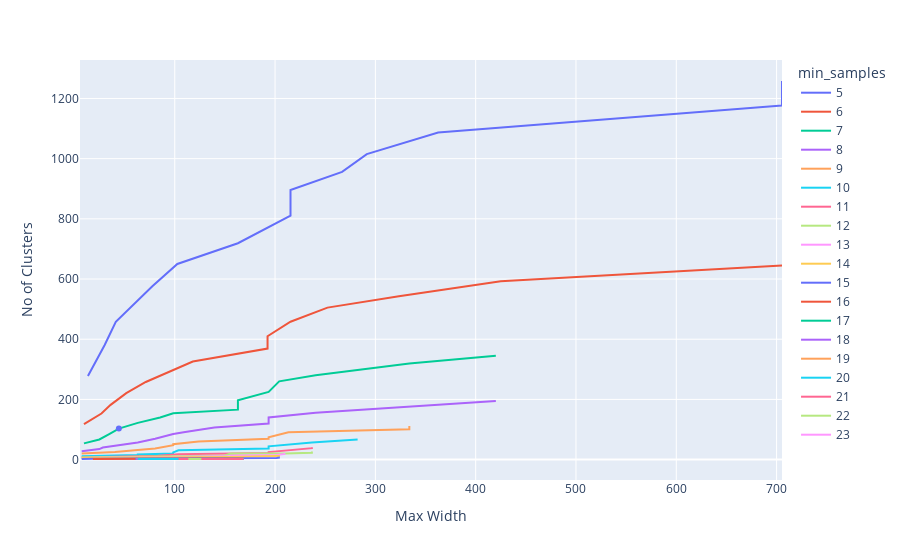

Notebook code cell kept with this figure:
### Code cell
fig = px.line(df_cluster_stats_w_clusters,
              x="Max Width", y="No of Clusters",
              color="min_samples",
              line_group="min_samples",
              hover_name="min_samples",
             hover_data=['eps', 'min_samples'])

eps_consition = df_cluster_stats_w_clusters['eps']==20
min_sample_cond = df_cluster_stats_w_clusters['min_samples']==7

fig2 = px.scatter(df_cluster_stats_w_clusters.loc[eps_consition & min_sample_cond],
                  x="Max Width", y="No of Clusters",
                 hover_data=['eps', 'min_samples',"Max Width","No of Clusters"])

fig.add_trace(fig2.data[0])
# fig.show()

fig.show()

### Figure 1 — Plotly figure (JSON) as saved in the notebook; plotly's stock layout.template omitted (floating-point values rounded to 4 significant figures)
{"data": [{"customdata": [[5, 5], [10, 5], [15, 5], [20, 5], [25, 5], [30, 5], [35, 5], [40, 5], [45, 5], [50, 5], [55, 5], [60, 5], [65, 5], [70, 5]], "hovertemplate": "<b>%{hovertext}</b><br><br>min_samples=%{customdata[1]}<br>Max Width=%{x}<br>No of Clusters=%{y}<br>eps=%{customdata[0]}<extra></extra>", "hovertext": [5, 5, 5, 5, 5, 5, 5, 5, 5, 5, 5, 5, 5, 5], "legendgroup": "5", "line": {"color": "#636efa", "dash": "solid"}, "mode": "lines", "name": "5", "orientation": "v", "showlegend": true, "type": "scatter", "x": [13.45, 30.15, 41.23, 61.39, 77.67, 102.6, 163.0, 215.4, 215.4, 266.8, 291.5, 362.6, 705.4, 705.4], "xaxis": "x", "y": [278, 381, 458, 524, 576, 650, 719, 811, 896, 956, 1015, 1087, 1177, 1258], "yaxis": "y"}, {"customdata": [[5, 6], [10, 6], [15, 6], [20, 6], [25, 6], [30, 6], [35, 6], [40, 6], [45, 6], [50, 6], [55, 6], [60, 6], [65, 6], [70, 6]], "hovertemplate": "<b>%{hovertext}</b><br><br>min_samples=%{customdata[1]}<br>Max Width=%{x}<br>No of Clusters=%{y}<br>eps=%{customdata[0]}<extra></extra>", "hovertext": [6, 6, 6, 6, 6, 6, 6, 6, 6, 6, 6, 6, 6, 6], "legendgroup": "6", "line": {"color": "#EF553B", "dash": "solid"}, "mode": "lines", "name": "6", "orientation": "v", "showlegend": true, "type": "scatter", "x": [9.487, 26.93, 36.06, 51.66, 71.12, 94.94, 118.0, 192.5, 192.5, 215.4, 252.3, 323.4, 425, 705.4], "xaxis": "x", "y": [118, 153, 182, 221, 258, 293, 326, 369, 410, 458, 505, 543, 593, 645], "yaxis": "y"}, {"customdata": [[5, 7], [10, 7], [15, 7], [20, 7], [25, 7], [30, 7], [35, 7], [40, 7], [45, 7], [50, 7], [55, 7], [60, 7], [65, 7], [70, 7]], "hovertemplate": "<b>%{hovertext}</b><br><br>min_samples=%{customdata[1]}<br>Max Width=%{x}<br>No of Clusters=%{y}<br>eps=%{customdata[0]}<extra></extra>", "hovertext": [7, 7, 7, 7, 7, 7, 7, 7, 7, 7, 7, 7, 7, 7], "legendgroup": "7", "line": {"color": "#00cc96", "dash": "solid"}, "mode": "lines", "name": "7", "orientation": "v", "showlegend": true, "type": "scatter", "x": [9.487, 24.84, 34.21, 44.27, 63.13, 85.44, 98.49, 163.0, 163.0, 193.6, 204.1, 240.4, 333.9, 420.1], "xaxis": "x", "y": [54, 67, 84, 103, 122, 140, 154, 166, 197, 225, 260, 280, 319, 345], "yaxis": "y"}, {"customdata": [[5, 8], [10, 8], [15, 8], [20, 8], [25, 8], [30, 8], [35, 8], [40, 8], [45, 8], [50, 8], [55, 8], [60, 8], [65, 8], [70, 8]], "hovertemplate": "<b>%{hovertext}</b><br><br>min_samples=%{customdata[1]}<br>Max Width=%{x}<br>No of Clusters=%{y}<br>eps=%{customdata[0]}<extra></extra>", "hovertext": [8, 8, 8, 8, 8, 8, 8, 8, 8, 8, 8, 8, 8, 8], "legendgroup": "8", "line": {"color": "#ab63fa", "dash": "solid"}, "mode": "lines", "name": "8", "orientation": "v", "showlegend": true, "type": "scatter", "x": [7.211, 24.84, 28.28, 40.31, 63.13, 80.43, 98.49, 110.4, 139.5, 193.6, 193.6, 240.4, 333.9, 420.1], "xaxis": "x", "y": [28, 35, 40, 46, 57, 69, 85, 92, 107, 120, 140, 156, 176, 195], "yaxis": "y"}, {"customdata": [[5, 9], [10, 9], [15, 9], [20, 9], [25, 9], [30, 9], [35, 9], [40, 9], [45, 9], [50, 9], [55, 9], [60, 9], [65, 9], [70, 9]], "hovertemplate": "<b>%{hovertext}</b><br><br>min_samples=%{customdata[1]}<br>Max Width=%{x}<br>No of Clusters=%{y}<br>eps=%{customdata[0]}<extra></extra>", "hovertext": [9, 9, 9, 9, 9, 9, 9, 9, 9, 9, 9, 9, 9, 9], "legendgroup": "9", "line": {"color": "#FFA15A", "dash": "solid"}, "mode": "lines", "name": "9", "orientation": "v", "showlegend": true, "type": "scatter", "x": [7.211, 20, 25.61, 40.31, 63.13, 80.43, 98.49, 98.49, 123.7, 193.6, 193.6, 213.4, 333.9, 333.9], "xaxis": "x", "y": [20, 21, 23, 25, 32, 37, 48, 51, 60, 69, 74, 91, 101, 112], "yaxis": "y"}, {"customdata": [[5, 10], [10, 10], [15, 10], [20, 10], [25, 10], [30, 10], [35, 10], [40, 10], [45, 10], [50, 10], [55, 10], [60, 10], [65, 10], [70, 10]], "hovertemplate": "<b>%{hovertext}</b><br><br>min_samples=%{customdata[1]}<br>Max Width=%{x}<br>No of Clusters=%{y}<br>eps=%{customdata[0]}<extra></extra>", "hovertext": [10, 10, 10, 10, 10, 10, 10, 10, 10, 10, 10, 10, 10, 10], "legendgroup": "10", "line": {"color": "#19d3f3", "dash": "solid"}, "mode": "lines", "name": "10", "orientation": "v", "showlegend": true, "type": "scatter", "x": [7.211, 20, 25.61, 40.31, 63.13, 63.13, 98.49, 98.49, 103.7, 193.6, 193.6, 210.3, 236.7, 282.3], "xaxis": "x", "y": [11, 13, 14, 14, 15, 17, 20, 24, 31, 37, 44, 49, 57, 67], "yaxis": "y"}, {"customdata": [[5, 11], [10, 11], [15, 11], [20, 11], [25, 11], [30, 11], [35, 11], [40, 11], [45, 11], [50, 11], [55, 11], [60, 11], [65, 11], [70, 11]], "hovertemplate": "<b>%{hovertext}</b><br><br>min_samples=%{customdata[1]}<br>Max Width=%{x}<br>No of Clusters=%{y}<br>eps=%{customdata[0]}<extra></extra>", "hovertext": [11, 11, 11, 11, 11, 11, 11, 11, 11, 11, 11, 11, 11, 11], "legendgroup": "11", "line": {"color": "#FF6692", "dash": "solid"}, "mode": "lines", "name": "11", "orientation": "v", "showlegend": true, "type": "scatter", "x": [7.211, 7.211, 25.61, 40.31, 40.31, 63.13, 83.74, 83.74, 103.7, 193.6, 193.6, 210.3, 236.7, 236.7], "xaxis": "x", "y": [7, 7, 8, 9, 9, 10, 11, 13, 18, 22, 25, 30, 38, 41], "yaxis": "y"}, {"customdata": [[5, 12], [10, 12], [15, 12], [20, 12], [25, 12], [30, 12], [35, 12], [40, 12], [45, 12], [50, 12], [55, 12], [60, 12], [65, 12], [70, 12]], "hovertemplate": "<b>%{hovertext}</b><br><br>min_samples=%{customdata[1]}<br>Max Width=%{x}<br>No of Clusters=%{y}<br>eps=%{customdata[0]}<extra></extra>", "hovertext": [12, 12, 12, 12, 12, 12, 12, 12, 12, 12, 12, 12, 12, 12], "legendgroup": "12", "line": {"color": "#B6E880", "dash": "solid"}, "mode": "lines", "name": "12", "orientation": "v", "showlegend": true, "type": "scatter", "x": [7.211, 7.211, 25.61, 40.31, 40.31, 63.13, 63.13, 80.43, 103.7, 149.9, 155.7, 210.3, 236.7, 236.7], "xaxis": "x", "y": [7, 7, 8, 8, 8, 9, 9, 10, 12, 14, 20, 20, 23, 27], "yaxis": "y"}, {"customdata": [[5, 13], [10, 13], [15, 13], [20, 13], [25, 13], [30, 13], [35, 13], [40, 13], [45, 13], [50, 13], [55, 13], [60, 13], [65, 13], [70, 13]], "hovertemplate": "<b>%{hovertext}</b><br><br>min_samples=%{customdata[1]}<br>Max Width=%{x}<br>No of Clusters=%{y}<br>eps=%{customdata[0]}<extra></extra>", "hovertext": [13, 13, 13, 13, 13, 13, 13, 13, 13, 13, 13, 13, 13, 13], "legendgroup": "13", "line": {"color": "#FF97FF", "dash": "solid"}, "mode": "lines", "name": "13", "orientation": "v", "showlegend": true, "type": "scatter", "x": [7.211, 7.211, 7.211, 18.36, 40.31, 63.13, 63.13, 80.43, 103.7, 149.9, 155.7, 155.7, 201.6, 210.3], "xaxis": "x", "y": [5, 5, 5, 6, 7, 7, 7, 8, 8, 10, 12, 13, 15, 19], "yaxis": "y"}, {"customdata": [[5, 14], [10, 14], [15, 14], [20, 14], [25, 14], [30, 14], [35, 14], [40, 14], [45, 14], [50, 14], [55, 14], [60, 14], [65, 14], [70, 14]], "hovertemplate": "<b>%{hovertext}</b><br><br>min_samples=%{customdata[1]}<br>Max Width=%{x}<br>No of Clusters=%{y}<br>eps=%{customdata[0]}<extra></extra>", "hovertext": [14, 14, 14, 14, 14, 14, 14, 14, 14, 14, 14, 14, 14, 14], "legendgroup": "14", "line": {"color": "#FECB52", "dash": "solid"}, "mode": "lines", "name": "14", "orientation": "v", "showlegend": true, "type": "scatter", "x": [7.211, 7.211, 7.211, 18.36, 18.36, 18.36, 60.9, 63.13, 103.7, 118.0, 155.7, 155.7, 201.6, 204.8], "xaxis": "x", "y": [5, 5, 5, 6, 6, 6, 7, 7, 8, 9, 9, 9, 12, 12], "yaxis": "y"}, {"customdata": [[5, 15], [10, 15], [15, 15], [20, 15], [25, 15], [30, 15], [35, 15], [40, 15], [45, 15], [50, 15], [55, 15], [60, 15], [65, 15], [70, 15]], "hovertemplate": "<b>%{hovertext}</b><br><br>min_samples=%{customdata[1]}<br>Max Width=%{x}<br>No of Clusters=%{y}<br>eps=%{customdata[0]}<extra></extra>", "hovertext": [15, 15, 15, 15, 15, 15, 15, 15, 15, 15, 15, 15, 15, 15], "legendgroup": "15", "line": {"color": "#636efa", "dash": "solid"}, "mode": "lines", "name": "15", "orientation": "v", "showlegend": true, "type": "scatter", "x": [7.211, 7.211, 7.211, 18.36, 18.36, 18.36, 60.9, 63.13, 63.13, 110.1, 155.7, 155.7, 201.6, 204.8], "xaxis": "x", "y": [2, 2, 2, 3, 3, 3, 4, 4, 4, 5, 5, 5, 5, 7], "yaxis": "y"}, {"customdata": [[20, 16], [25, 16], [30, 16], [35, 16], [40, 16], [45, 16], [50, 16], [55, 16], [60, 16], [65, 16], [70, 16]], "hovertemplate": "<b>%{hovertext}</b><br><br>min_samples=%{customdata[1]}<br>Max Width=%{x}<br>No of Clusters=%{y}<br>eps=%{customdata[0]}<extra></extra>", "hovertext": [16, 16, 16, 16, 16, 16, 16, 16, 16, 16, 16], "legendgroup": "16", "line": {"color": "#EF553B", "dash": "solid"}, "mode": "lines", "name": "16", "orientation": "v", "showlegend": true, "type": "scatter", "x": [18.36, 18.36, 18.36, 60.9, 63.13, 63.13, 63.13, 155.7, 155.7, 155.7, 168.6], "xaxis": "x", "y": [2, 2, 2, 3, 3, 3, 3, 4, 4, 4, 4], "yaxis": "y"}, {"customdata": [[35, 17], [40, 17], [45, 17], [50, 17], [55, 17], [60, 17], [65, 17], [70, 17]], "hovertemplate": "<b>%{hovertext}</b><br><br>min_samples=%{customdata[1]}<br>Max Width=%{x}<br>No of Clusters=%{y}<br>eps=%{customdata[0]}<extra></extra>", "hovertext": [17, 17, 17, 17, 17, 17, 17, 17], "legendgroup": "17", "line": {"color": "#00cc96", "dash": "solid"}, "mode": "lines", "name": "17", "orientation": "v", "showlegend": true, "type": "scatter", "x": [60.9, 63.13, 63.13, 63.13, 155.7, 155.7, 155.7, 168.6], "xaxis": "x", "y": [2, 2, 2, 2, 3, 3, 3, 3], "yaxis": "y"}, {"customdata": [[35, 18], [40, 18], [45, 18], [50, 18], [55, 18], [60, 18], [65, 18], [70, 18]], "hovertemplate": "<b>%{hovertext}</b><br><br>min_samples=%{customdata[1]}<br>Max Width=%{x}<br>No of Clusters=%{y}<br>eps=%{customdata[0]}<extra></extra>", "hovertext": [18, 18, 18, 18, 18, 18, 18, 18], "legendgroup": "18", "line": {"color": "#ab63fa", "dash": "solid"}, "mode": "lines", "name": "18", "orientation": "v", "showlegend": true, "type": "scatter", "x": [60.9, 63.13, 63.13, 63.13, 155.7, 155.7, 155.7, 168.6], "xaxis": "x", "y": [2, 2, 2, 2, 2, 2, 3, 3], "yaxis": "y"}, {"customdata": [[40, 19], [45, 19], [50, 19], [55, 19], [60, 19], [65, 19], [70, 19]], "hovertemplate": "<b>%{hovertext}</b><br><br>min_samples=%{customdata[1]}<br>Max Width=%{x}<br>No of Clusters=%{y}<br>eps=%{customdata[0]}<extra></extra>", "hovertext": [19, 19, 19, 19, 19, 19, 19], "legendgroup": "19", "line": {"color": "#FFA15A", "dash": "solid"}, "mode": "lines", "name": "19", "orientation": "v", "showlegend": true, "type": "scatter", "x": [63.13, 63.13, 63.13, 103.7, 155.7, 155.7, 168.6], "xaxis": "x", "y": [2, 2, 2, 2, 2, 2, 3], "yaxis": "y"}, {"customdata": [[40, 20], [45, 20], [50, 20], [55, 20], [60, 20], [65, 20], [70, 20]], "hovertemplate": "<b>%{hovertext}</b><br><br>min_samples=%{customdata[1]}<br>Max Width=%{x}<br>No of Clusters=%{y}<br>eps=%{customdata[0]}<extra></extra>", "hovertext": [20, 20, 20, 20, 20, 20, 20], "legendgroup": "20", "line": {"color": "#19d3f3", "dash": "solid"}, "mode": "lines", "name": "20", "orientation": "v", "showlegend": true, "type": "scatter", "x": [63.13, 63.13, 63.13, 103.7, 155.7, 155.7, 168.6], "xaxis": "x", "y": [2, 2, 2, 2, 2, 2, 2], "yaxis": "y"}, {"customdata": [[55, 21], [60, 21], [65, 21], [70, 21]], "hovertemplate": "<b>%{hovertext}</b><br><br>min_samples=%{customdata[1]}<br>Max Width=%{x}<br>No of Clusters=%{y}<br>eps=%{customdata[0]}<extra></extra>", "hovertext": [21, 21, 21, 21], "legendgroup": "21", "line": {"color": "#FF6692", "dash": "solid"}, "mode": "lines", "name": "21", "orientation": "v", "showlegend": true, "type": "scatter", "x": [103.7, 155.7, 155.7, 168.6], "xaxis": "x", "y": [2, 2, 2, 2], "yaxis": "y"}, {"customdata": [[65, 22], [70, 22]], "hovertemplate": "<b>%{hovertext}</b><br><br>min_samples=%{customdata[1]}<br>Max Width=%{x}<br>No of Clusters=%{y}<br>eps=%{customdata[0]}<extra></extra>", "hovertext": [22, 22], "legendgroup": "22", "line": {"color": "#B6E880", "dash": "solid"}, "mode": "lines", "name": "22", "orientation": "v", "showlegend": true, "type": "scatter", "x": [113.5, 126.5], "xaxis": "x", "y": [2, 2], "yaxis": "y"}, {"customdata": [[70, 23]], "hovertemplate": "<b>%{hovertext}</b><br><br>min_samples=%{customdata[1]}<br>Max Width=%{x}<br>No of Clusters=%{y}<br>eps=%{customdata[0]}<extra></extra>", "hovertext": [23], "legendgroup": "23", "line": {"color": "#FF97FF", "dash": "solid"}, "mode": "lines", "name": "23", "orientation": "v", "showlegend": true, "type": "scatter", "x": [126.5], "xaxis": "x", "y": [2], "yaxis": "y"}, {"customdata": [[20, 7]], "hovertemplate": "Max Width=%{x}<br>No of Clusters=%{y}<br>eps=%{customdata[0]}<br>min_samples=%{customdata[1]}<extra></extra>", "legendgroup": "", "marker": {"color": "#636efa", "symbol": "circle"}, "mode": "markers", "name": "", "orientation": "v", "showlegend": false, "type": "scatter", "x": [44.27], "xaxis": "x", "y": [103], "yaxis": "y"}], "layout": {"legend": {"title": {"text": "min_samples"}, "tracegroupgap": 0}, "margin": {"t": 60}, "xaxis": {"anchor": "y", "domain": [0, 1], "title": {"text": "Max Width"}}, "yaxis": {"anchor": "x", "domain": [0, 1], "title": {"text": "No of Clusters"}}}}
